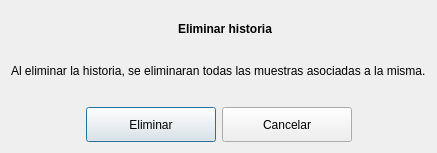
<?xml version="1.0" encoding="UTF-8"?>
<ui version="4.0">
 <class>dlgEliminarHistoria</class>
 <widget class="QDialog" name="dlgEliminarHistoria">
  <property name="geometry">
   <rect>
    <x>0</x>
    <y>0</y>
    <width>385</width>
    <height>153</height>
   </rect>
  </property>
  <property name="windowTitle">
   <string>Eliminar historia</string>
  </property>
  <property name="windowIcon">
   <iconset>
    <normaloff>:/img/logo_icono_nuevo.ico</normaloff>:/img/logo_icono_nuevo.ico</iconset>
  </property>
  <layout class="QGridLayout" name="gridLayout">
   <item row="0" column="0">
    <layout class="QVBoxLayout" name="verticalLayout">
     <item>
      <layout class="QHBoxLayout" name="horizontalLayout_2">
       <item>
        <spacer name="horizontalSpacer_2">
         <property name="orientation">
          <enum>Qt::Horizontal</enum>
         </property>
         <property name="sizeHint" stdset="0">
          <size>
           <width>40</width>
           <height>20</height>
          </size>
         </property>
        </spacer>
       </item>
       <item>
        <widget class="QLabel" name="label">
         <property name="maximumSize">
          <size>
           <width>50</width>
           <height>50</height>
          </size>
         </property>
         <property name="text">
          <string/>
         </property>
         <property name="pixmap">
          <pixmap>:/img/borrar_historia.png</pixmap>
         </property>
         <property name="scaledContents">
          <bool>true</bool>
         </property>
        </widget>
       </item>
       <item>
        <widget class="QLabel" name="etqElimHistoria">
         <property name="font">
          <font>
           <weight>75</weight>
           <bold>true</bold>
          </font>
         </property>
         <property name="text">
          <string>Eliminar historia</string>
         </property>
        </widget>
       </item>
       <item>
        <spacer name="horizontalSpacer_3">
         <property name="orientation">
          <enum>Qt::Horizontal</enum>
         </property>
         <property name="sizeHint" stdset="0">
          <size>
           <width>40</width>
           <height>20</height>
          </size>
         </property>
        </spacer>
       </item>
      </layout>
     </item>
     <item>
      <widget class="QLabel" name="label_2">
       <property name="text">
        <string>Al eliminar la historia, se eliminaran todas las muestras asociadas a la misma.</string>
       </property>
      </widget>
     </item>
     <item>
      <spacer name="verticalSpacer_2">
       <property name="orientation">
        <enum>Qt::Vertical</enum>
       </property>
       <property name="sizeType">
        <enum>QSizePolicy::Fixed</enum>
       </property>
       <property name="sizeHint" stdset="0">
        <size>
         <width>20</width>
         <height>13</height>
        </size>
       </property>
      </spacer>
     </item>
     <item>
      <layout class="QHBoxLayout" name="horizontalLayout_4">
       <item>
        <spacer name="horizontalSpacer_5">
         <property name="orientation">
          <enum>Qt::Horizontal</enum>
         </property>
         <property name="sizeHint" stdset="0">
          <size>
           <width>40</width>
           <height>20</height>
          </size>
         </property>
        </spacer>
       </item>
       <item>
        <widget class="QPushButton" name="btnEliminar">
         <property name="minimumSize">
          <size>
           <width>130</width>
           <height>35</height>
          </size>
         </property>
         <property name="maximumSize">
          <size>
           <width>130</width>
           <height>35</height>
          </size>
         </property>
         <property name="text">
          <string>Eliminar</string>
         </property>
         <property name="iconSize">
          <size>
           <width>22</width>
           <height>22</height>
          </size>
         </property>
        </widget>
       </item>
       <item>
        <widget class="QPushButton" name="btnCancelar">
         <property name="minimumSize">
          <size>
           <width>130</width>
           <height>35</height>
          </size>
         </property>
         <property name="maximumSize">
          <size>
           <width>130</width>
           <height>35</height>
          </size>
         </property>
         <property name="text">
          <string>Cancelar</string>
         </property>
         <property name="iconSize">
          <size>
           <width>22</width>
           <height>22</height>
          </size>
         </property>
        </widget>
       </item>
       <item>
        <spacer name="horizontalSpacer_6">
         <property name="orientation">
          <enum>Qt::Horizontal</enum>
         </property>
         <property name="sizeHint" stdset="0">
          <size>
           <width>40</width>
           <height>20</height>
          </size>
         </property>
        </spacer>
       </item>
      </layout>
     </item>
    </layout>
   </item>
  </layout>
 </widget>
 <resources/>
 <connections/>
</ui>
